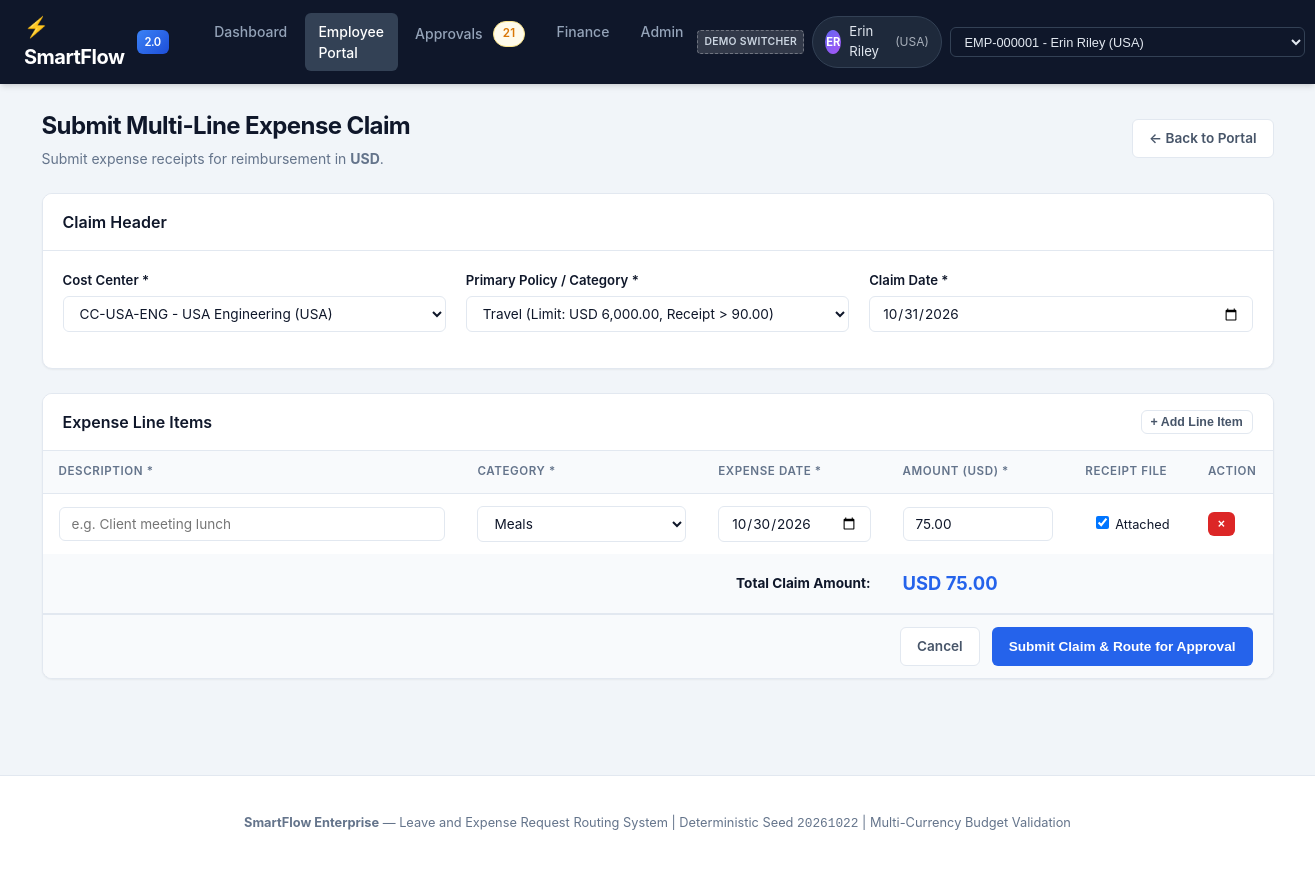
Page /employee/expense/new on the committed database.
### models/__init__.py (models this page shows, shortened)
class Employee(db.Model):
    __tablename__ = "employees"
    employee_id = db.Column(db.String(16), primary_key=True)
    first_name = db.Column(db.String(80), nullable=False)
    last_name = db.Column(db.String(80), nullable=False)
    email = db.Column(db.String(255), nullable=False, unique=True)
    country = db.Column(db.String(64), nullable=False)
    department = db.Column(db.String(80), nullable=False)
    job_title = db.Column(db.String(120), nullable=False)
    manager_id = db.Column(
        db.String(16),
        db.ForeignKey("employees.employee_id"),
        nullable=True,
    )
    cost_center_id = db.Column(
        db.String(32),
        db.ForeignKey("cost_centers.cost_center_id"),
        nullable=True,
    )
    hire_date = db.Column(db.Date, nullable=False)
    termination_date = db.Column(db.Date, nullable=True)
    is_active = db.Column(db.Boolean, nullable=False, default=True)
    created_at = db.Column(db.DateTime, nullable=False, default=utc_now)
    updated_at = db.Column(db.DateTime, nullable=False, default=utc_now, onupdate=utc_now)
    manager = db.relationship(
        "Employee",
        remote_side=[employee_id],
        foreign_keys=[manager_id],
        back_populates="direct_reports",
    )
    direct_reports = db.relationship(
        "Employee",
        foreign_keys=[manager_id],
        back_populates="manager",
    )
    cost_center = db.relationship(
        "CostCenter",
        foreign_keys=[cost_center_id],
        back_populates="employees",
    )
    owned_cost_centers = db.relationship(
        "CostCenter",
        foreign_keys="CostCenter.owner_employee_id",
        back_populates="owner",
    )
    leave_balances = db.relationship("LeaveBalance", back_populates="employee")
    leave_requests = db.relationship("LeaveRequest", back_populates="employee")
    expense_claims = db.relationship("ExpenseClaim", back_populates="employee")
    approval_steps = db.relationship("ApprovalStep", back_populates="approver")
    workflow_events = db.relationship(
        "WorkflowEvent",
        foreign_keys="WorkflowEvent.actor_employee_id",
        back_populates="actor",
    )

class CostCenter(db.Model):
    __tablename__ = "cost_centers"
    cost_center_id = db.Column(db.String(32), primary_key=True)
    code = db.Column(db.String(32), nullable=False, unique=True)
    name = db.Column(db.String(120), nullable=False)
    country = db.Column(db.String(64), nullable=False)
    annual_budget = db.Column(db.Numeric(14, 2), nullable=False)
    owner_employee_id = db.Column(
        db.String(16),
        db.ForeignKey("employees.employee_id"),
        nullable=True,
    )
    is_active = db.Column(db.Boolean, nullable=False, default=True)
    created_at = db.Column(db.DateTime, nullable=False, default=utc_now)
    updated_at = db.Column(db.DateTime, nullable=False, default=utc_now, onupdate=utc_now)
    owner = db.relationship(
        "Employee",
        foreign_keys=[owner_employee_id],
        back_populates="owned_cost_centers",
    )
    employees = db.relationship(
        "Employee",
        foreign_keys="Employee.cost_center_id",
        back_populates="cost_center",
    )
    expense_claims = db.relationship("ExpenseClaim", back_populates="cost_center")

### routes/employee.py (the view, shortened to what this page needs)
@employee_bp.route("/expense/new", methods=["GET", "POST"])
def expense_new():
    user = get_current_user()
    if not user:
        flash("No active employee found.", "danger")
        return redirect(url_for("main.dashboard"))
    cost_centers = CostCenter.query.filter_by(is_active=True).all()
    policies = ExpensePolicy.query.filter_by(country=user.country, is_active=True).all()
    currency = COUNTRY_CURRENCIES.get(user.country, "USD")
    return render_template(
        "employee/expense_new.html",
        user=user,
        cost_centers=cost_centers,
        policies=policies,
        currency=currency,
    )

### routes/employee.py (called while the page is built)
def get_current_user() -> Employee:
    user_id = session.get("user_id")
    emp = None
    if user_id:
        emp = Employee.query.filter_by(employee_id=user_id).first()
    if not emp:
        emp = Employee.query.filter_by(is_active=True).first()
        if emp:
            session["user_id"] = emp.employee_id
    return emp

### templates/employee/expense_new.html (shortened to what this page needs)
{% extends "base.html" %}
{% block content %}
<div class="page-header">
    <div>
        <h1 class="page-title">Submit Multi-Line Expense Claim</h1>
        <p class="page-subtitle">Submit expense receipts for reimbursement in <strong>{{ currency }}</strong>.</p>
    </div>
    <div class="page-actions">
        <a href="{{ url_for('employee.hub') }}" class="btn btn-secondary">&larr; Back to Portal</a>
    </div>
</div>
<form action="{{ url_for('employee.expense_new') }}" method="POST">
    <div class="card">
        <div class="card-header">
            <h2 class="card-title">Claim Header</h2>
        </div>
        <div class="card-body">
            <div class="grid-3">
                <div class="form-group">
                    <label class="form-label" for="cost_center_id">Cost Center *</label>
                    <select name="cost_center_id" id="cost_center_id" class="form-select" required>
                        {% for cc in cost_centers %}
                            <option value="{{ cc.cost_center_id }}" {% if cc.cost_center_id == user.cost_center_id %}selected{% endif %}>
                                {{ cc.code }} - {{ cc.name }} ({{ cc.country }})
                            </option>
                        {% endfor %}
                    </select>
                </div>
                <div class="form-group">
                    <label class="form-label" for="expense_policy_id">Primary Policy / Category *</label>
                    <select name="expense_policy_id" id="expense_policy_id" class="form-select" required>
                        {% for p in policies %}
                            <option value="{{ p.expense_policy_id }}">
                                {{ p.category }} (Limit: {{ currency }} {{ "{:,.2f}".format(p.max_amount) }}{% if p.receipt_required_above %}, Receipt > {{ p.receipt_required_above }}{% endif %})
                            </option>
                        {% endfor %}
                    </select>
                </div>
                <div class="form-group">
                    <label class="form-label" for="claim_date">Claim Date *</label>
                    <input type="date" name="claim_date" id="claim_date" class="form-control" value="2026-10-31" required>
                </div>
            </div>
        </div>
    </div>
    <div class="card">
        <div class="card-header">
            <h2 class="card-title">Expense Line Items</h2>
            <button type="button" id="add_expense_line_btn" class="btn btn-secondary btn-sm">+ Add Line Item</button>
        </div>
        <div class="table-responsive">
            <table class="table">
                <thead>
                    <tr>
                        <th style="width: 35%;">Description *</th>
                        <th style="width: 20%;">Category *</th>
                        <th style="width: 15%;">Expense Date *</th>
                        <th style="width: 15%;">Amount ({{ currency }}) *</th>
                        <th style="width: 10%;">Receipt File</th>
                        <th style="width: 5%;">Action</th>
                    </tr>
                </thead>
                <tbody id="expense_lines_tbody">
                    <tr>
                        <td>
                            <input type="text" name="line_description[]" class="form-control" placeholder="e.g. Client meeting lunch" required>
                        </td>
                        <td>
                            <select name="line_category[]" class="form-select" required>
                                <option value="Meals">Meals</option>
                            </select>
                        </td>
                        <td>
                            <input type="date" name="line_date[]" class="form-control" value="2026-10-30" required>
                        </td>
                        <td>
                            <input type="number" step="0.01" min="0.01" name="line_amount[]" class="form-control line-amount-input" placeholder="0.00" value="75.00" required>
                        </td>
                        <td style="text-align: center;">
                            <label style="font-size: 0.8rem; cursor: pointer;">
                                <input type="checkbox" name="line_receipt_1" value="1" checked> Attached
                            </label>
                        </td>
                        <td>
                            <button type="button" class="btn btn-danger btn-sm remove-line-btn">&times;</button>
                        </td>
                    </tr>
                </tbody>
                <tfoot>
                    <tr style="background-color: #f8fafc; font-weight: 700;">
                        <td colspan="3" style="text-align: right; padding: 1rem;">Total Claim Amount:</td>
                        <td colspan="3" style="padding: 1rem;">
                            <span style="font-size: 1.15rem; color: var(--primary);">{{ currency }} <span id="claim_total_amount_display">75.00</span></span>
                        </td>
                    </tr>
                </tfoot>
            </table>
        </div>
        <div class="card-footer" style="display: flex; justify-content: flex-end; gap: 0.75rem;">
            <a href="{{ url_for('employee.hub') }}" class="btn btn-secondary">Cancel</a>
            <button type="submit" class="btn btn-primary">Submit Claim & Route for Approval</button>
        </div>
    </div>
</form>
{% endblock %}

### templates/base.html (shortened to what this page needs)
<!DOCTYPE html>
<html lang="en">
<head>
    <link rel="stylesheet" href="{{ url_for('static', filename='css/style.css') }}">
</head>
<body>
    <header class="navbar">
        <div style="display: flex; align-items: center; gap: 2rem;">
            <a href="{{ url_for('main.dashboard') }}" class="navbar-brand">
                <span>⚡ SmartFlow</span>
                <span class="brand-badge">2.0</span>
            </a>
            <ul class="navbar-nav">
                <li>
                    <a href="{{ url_for('main.dashboard') }}" class="nav-link {% if request.endpoint == 'main.dashboard' %}active{% endif %}">
                        Dashboard
                    </a>
                </li>
                <li>
                    <a href="{{ url_for('employee.hub') }}" class="nav-link {% if request.blueprint == 'employee' %}active{% endif %}">
                        Employee Portal
                    </a>
                </li>
                <li>
                    <a href="{{ url_for('approvals.inbox') }}" class="nav-link {% if request.blueprint == 'approvals' %}active{% endif %}">
                        Approvals
                        {% if pending_approvals_count > 0 %}
                            <span class="badge badge-warning" style="margin-left: 0.25rem;">{{ pending_approvals_count }}</span>
                        {% endif %}
                    </a>
                </li>
                <li>
                    <a href="{{ url_for('finance.portal') }}" class="nav-link {% if request.blueprint == 'finance' %}active{% endif %}">
                        Finance
                    </a>
                </li>
                <li>
                    <a href="{{ url_for('admin.portal') }}" class="nav-link {% if request.blueprint == 'admin' %}active{% endif %}">
                        Admin
                    </a>
                </li>
            </ul>
        </div>
        <div class="navbar-user-switcher">
            {% if current_user %}
                <form action="{{ url_for('main.switch_user') }}" method="POST" style="margin: 0; display: flex; align-items: center; gap: 0.5rem;">
                    <span class="badge" style="background: rgba(255, 255, 255, 0.15); color: #cbd5e1; font-size: 0.65rem; border: 1px dashed rgba(255,255,255,0.3); padding: 0.2rem 0.4rem; border-radius: 4px;" title="Demonstration Persona Switcher (Simulation Only - Not Production SSO)">Demo Switcher</span>
                    <div class="user-pill">
                        <div class="user-avatar">{{ current_user.first_name[0] }}{{ current_user.last_name[0] }}</div>
                        <span>{{ current_user.first_name }} {{ current_user.last_name }}</span>
                        <span style="opacity: 0.7; font-size: 0.75rem;">({{ current_user.country }})</span>
                    </div>
                    <select name="employee_id" class="switcher-select" onchange="this.form.submit()" title="Switch demo persona (Simulation Only - Not Production SSO)">
                        <optgroup label="Staff Employees (Standard Access - Restricted)">
                            {% for e in active_employees[:15] %}
                                <option value="{{ e.employee_id }}" {% if current_user.employee_id == e.employee_id %}selected{% endif %}>
                                    {{ e.employee_id }} - {{ e.first_name }} {{ e.last_name }} ({{ e.country }})
                                </option>
                            {% endfor %}
                        </optgroup>
                    </select>
                </form>
            {% endif %}
        </div>
    </header>
    <main class="container">
        {% block content %}{% endblock %}
    </main>
    <footer class="app-footer">
        <p><strong>SmartFlow Enterprise</strong> &mdash; Leave and Expense Request Routing System | Deterministic Seed <code>20261022</code> | Multi-Currency Budget Validation</p>
    </footer>
</body>
</html>

### rows in the picture
Employee: first_name "E", last_name "R", first_name "Erin", last_name "Riley", country "USA", cost_center_id "CC-USA-ENG - USA Engineering (USA)"

### other values in the picture
{{ pending_approvals_count }} "21"
{{ currency }} "USD"
form field employee_id "EMP-000001 - Erin Riley (USA)"
form field expense_policy_id "Travel (Limit: USD 6,000.00, Receipt > 90.00)"
